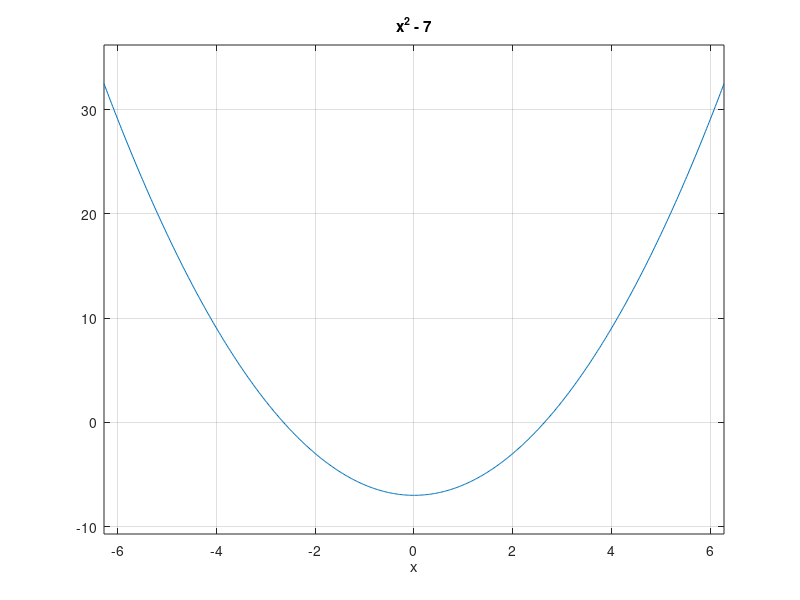

Reproduce this figure in MATLAB. (Note: this script raises an error after producing the figure.)
% Implementare il metodo di Newton in una function, arrestando le
% iterazioni quando il residuo e sceso sotto una tolleranza fissata.
% Applicarlo alla funzione f (x) = x^2-7 per trovarne la radice
% positiva. Confrontare con il risultato prodotto dal metodo di
% bisezione, e con il risultato esatto sqrt(7)
clear
close all 
clc

f=@(x) x.^2-7;  % funzione
ezplot(f), grid on

x0=2; 
x1=3;

x=secanti(f,x0,x1,1.0e-8)

% -> un po' peggio di Newton mamolto meglio di Bisezione
